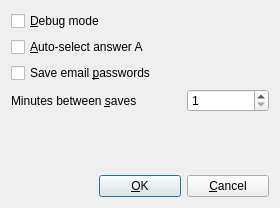
<?xml version="1.0" encoding="UTF-8"?>
<ui version="4.0">
 <class>Dialog</class>
 <widget class="QDialog" name="Dialog">
  <property name="geometry">
   <rect>
    <x>0</x>
    <y>0</y>
    <width>280</width>
    <height>208</height>
   </rect>
  </property>
  <property name="windowTitle">
   <string>Preferences</string>
  </property>
  <layout class="QGridLayout" name="gridLayout">
   <item row="6" column="1">
    <widget class="QPushButton" name="okButton">
     <property name="text">
      <string>&amp;OK</string>
     </property>
    </widget>
   </item>
   <item row="3" column="2">
    <widget class="QSpinBox" name="saveInterval">
     <property name="toolTip">
      <string/>
     </property>
     <property name="whatsThis">
      <string>When making a change, if this many minutes have elapsed since the last save, CQM will save (causing a slight delay in completing the action). Changes are always saved on program exit.</string>
     </property>
     <property name="minimum">
      <number>1</number>
     </property>
     <property name="maximum">
      <number>5</number>
     </property>
    </widget>
   </item>
   <item row="0" column="0" colspan="2">
    <widget class="QCheckBox" name="debugMode">
     <property name="toolTip">
      <string>&lt;html&gt;&lt;head/&gt;&lt;body&gt;&lt;p&gt;Show debug menu and functions, for use in active development.&lt;/p&gt;&lt;/body&gt;&lt;/html&gt;</string>
     </property>
     <property name="text">
      <string>&amp;Debug mode</string>
     </property>
     <property name="tristate">
      <bool>false</bool>
     </property>
    </widget>
   </item>
   <item row="6" column="2">
    <widget class="QPushButton" name="cancelButton">
     <property name="text">
      <string>&amp;Cancel</string>
     </property>
    </widget>
   </item>
   <item row="3" column="0" colspan="2">
    <widget class="QLabel" name="label">
     <property name="text">
      <string>Minutes between &amp;saves</string>
     </property>
     <property name="buddy">
      <cstring>saveInterval</cstring>
     </property>
    </widget>
   </item>
   <item row="4" column="1">
    <spacer name="verticalSpacer">
     <property name="orientation">
      <enum>Qt::Vertical</enum>
     </property>
     <property name="sizeHint" stdset="0">
      <size>
       <width>20</width>
       <height>40</height>
      </size>
     </property>
    </spacer>
   </item>
   <item row="1" column="0" colspan="2">
    <widget class="QCheckBox" name="autoAnsA">
     <property name="toolTip">
      <string>&lt;html&gt;&lt;head/&gt;&lt;body&gt;&lt;p&gt;When adding new questions, start with A selected as the correct answer rather than a blank.&lt;/p&gt;&lt;/body&gt;&lt;/html&gt;</string>
     </property>
     <property name="text">
      <string>&amp;Auto-select answer A</string>
     </property>
    </widget>
   </item>
   <item row="2" column="0" colspan="2">
    <widget class="QCheckBox" name="savePasswords">
     <property name="toolTip">
      <string>&lt;html&gt;&lt;head/&gt;&lt;body&gt;Save entered SMTP server passwords in the database. Passwords are stored in plaintext but are not viewable except by directly accessing the database.&lt;/body&gt;&lt;/html&gt;</string>
     </property>
     <property name="text">
      <string>Save email &amp;passwords</string>
     </property>
    </widget>
   </item>
  </layout>
 </widget>
 <resources/>
 <connections/>
</ui>
